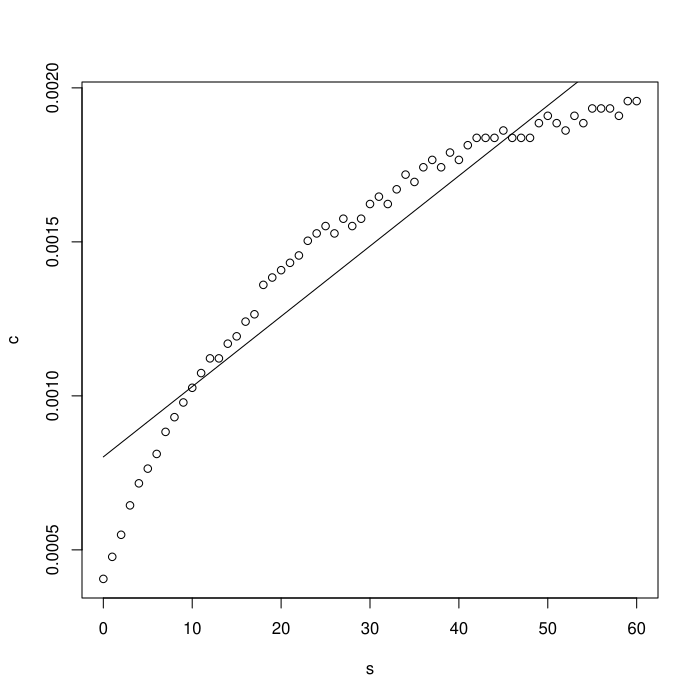

Recreate this plot in R.
data = read.csv('4d.csv')

a = data$a
s = data$s

c = a/419

fit = lm(c ~ s)

plot(s, c)
lines(s, predict(fit))
